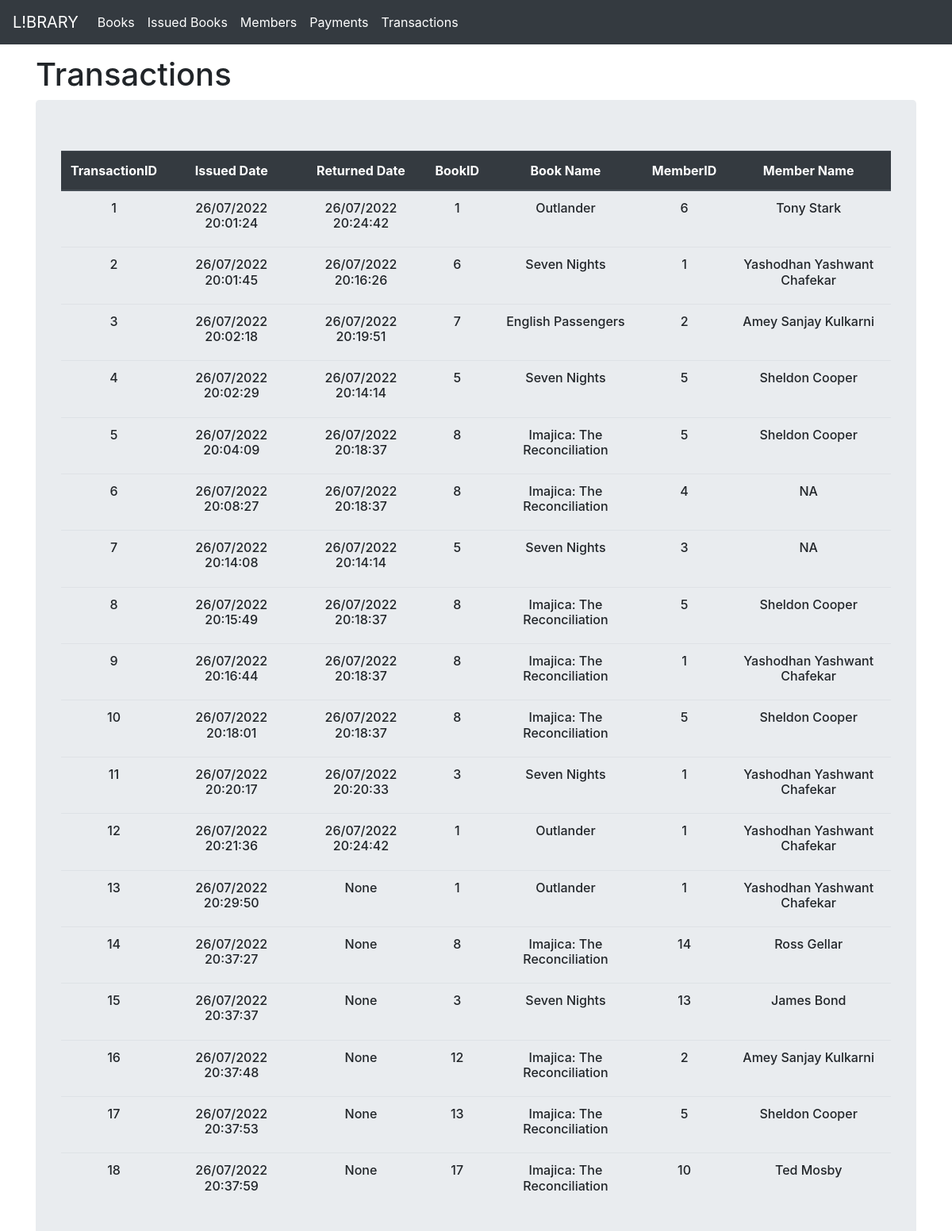
The app's page /trasaction with its own data.
### Library/models.py (models this page shows)
class Trasaction(db.Model):
    id = db.Column(db.Integer, primary_key=True)
    book_id = db.Column(db.Integer, db.ForeignKey('book.id'),
        nullable=False)
    book = db.relationship('Book')
    member_id = db.Column(db.Integer, db.ForeignKey('member.id'),
        nullable=False)
    member = db.relationship('Member')
    returned = db.Column(db.Boolean, default=False )
    returned_date = db.Column(db.DateTime(timezone=True))
    isuued_date = db.Column(db.DateTime(timezone=True), default=func.now())

class Book(db.Model):
    id = db.Column(db.Integer, primary_key=True)
    name = db.Column(db.String(100))
    isbn = db.Column(db.String(20))
    author = db.Column(db.String(100))
    publisher = db.Column(db.String(100))
    issued = db.Column(db.Boolean, default=False )

class Member(db.Model):
    id = db.Column(db.Integer, primary_key=True)
    fullname = db.Column(db.String(100))
    email = db.Column(db.String(100))
    phone = db.Column(db.String(13))
    debt = db.Column(db.Integer)
    has_book = db.Column(db.Boolean, default=False )

### Library/books.py (the view)
@books.route('/trasaction', methods=['GET','POST'])
def trasaction():
    transaction = Trasaction.query.all()
    data = transaction
    members=[]
    books=[]
    for j in transaction:
        book = Book.query.get(j.book_id)
        if book:
            books.append(book.name)
        else:
            books.append('NA')
    for i in transaction:
        member = Member.query.get(i.member_id)
        if member:
            members.append(member.fullname)
        else:
            members.append('NA')
    data = (data,members,books)
    return render_template('trasaction.html', data=data)

### Library/templates/trasaction.html (shortened to what this page needs)
{% extends 'base.html' %}
{% block body %}
<div style="text-align:center; display: flex; flex-direction: row; align-items:center">
    <div style="flex:16; text-align:left ">
        <h1>Transactions</h1>
    </div>
</div>
<div class="container-fluid jumbotron" style="text-align:center ;">
    <table class="table">
        <thead class="thead-dark">
            <th>TransactionID</th>
            <th>Issued Date</th>
            <th>Returned Date</th>
            <th>BookID</th>
            <th>Book Name</th>
            <th>MemberID</th>
            <th>Member Name</th>
        </thead>
        {% for i in data[0] %}
        <tr>
            <td><h6>{{i.id}}</h6></td>
            <td><h6>{{i.isuued_date.strftime("%d/%m/%Y %H:%M:%S")}}</h6></td>
            {% if i.returned_date %}
            <td><h6>{{i.returned_date.strftime("%d/%m/%Y %H:%M:%S")}}</h6></td>
            {% else %}
            <td><h6>{{i.returned_date}}</h6></td>
            {% endif %}
            <td><h6>{{i.book_id}}</h6></td>
            <td><h6>{{ data[2][loop.index-1]}}</h6></td>
            <td><h6>{{i.member_id}}</h6></td>
            <td><h6>{{ data[1][loop.index-1] }}</h6></td>
        </tr>
        {% endfor %}
    </table>
</div>
{% endblock %}

### records on screen
Trasaction: id "1", isuued_date "26/07/2022 20:01:24", returned_date "26/07/2022 20:24:42", book_id "1", member_id "6"
Book: name "Outlander"
Member: fullname "Tony Stark"
Trasaction: id "2", isuued_date "26/07/2022 20:01:45", returned_date "26/07/2022 20:16:26", book_id "6", member_id "1"
Book: name "Seven Nights"
Member: fullname "Yashodhan Yashwant Chafekar"
Trasaction: id "3", isuued_date "26/07/2022 20:02:18", returned_date "26/07/2022 20:19:51", book_id "7", member_id "2"
Book: name "English Passengers"
Member: fullname "Amey Sanjay Kulkarni"
Trasaction: id "4", isuued_date "26/07/2022 20:02:29", returned_date "26/07/2022 20:14:14", book_id "5", member_id "5"
Book: name "Seven Nights"
Member: fullname "Sheldon Cooper"
Trasaction: id "5", isuued_date "26/07/2022 20:04:09", returned_date "26/07/2022 20:18:37", book_id "8", member_id "5"
Book: name "Imajica: The Reconciliation"
Trasaction: id "6", isuued_date "26/07/2022 20:08:27", returned_date "26/07/2022 20:18:37", book_id "8", member_id "4", data "NA"
Trasaction: id "7", isuued_date "26/07/2022 20:14:08", returned_date "26/07/2022 20:14:14", book_id "5", member_id "3", data "NA"
Trasaction: id "8", isuued_date "26/07/2022 20:15:49", returned_date "26/07/2022 20:18:37", book_id "8", member_id "5"
Trasaction: id "9", isuued_date "26/07/2022 20:16:44", returned_date "26/07/2022 20:18:37", book_id "8", member_id "1"
Trasaction: id "10", isuued_date "26/07/2022 20:18:01", returned_date "26/07/2022 20:18:37", book_id "8", member_id "5"
Trasaction: id "11", isuued_date "26/07/2022 20:20:17", returned_date "26/07/2022 20:20:33", book_id "3", member_id "1"
Book: name "Seven Nights"
Trasaction: id "12", isuued_date "26/07/2022 20:21:36", returned_date "26/07/2022 20:24:42", book_id "1", member_id "1"
Trasaction: id "13", isuued_date "26/07/2022 20:29:50", returned_date "None", book_id "1", member_id "1"
Trasaction: id "14", isuued_date "26/07/2022 20:37:27", returned_date "None", book_id "8", member_id "14"
Member: fullname "Ross Gellar"
Trasaction: id "15", isuued_date "26/07/2022 20:37:37", returned_date "None", book_id "3", member_id "13"
Member: fullname "James Bond"
Trasaction: id "16", isuued_date "26/07/2022 20:37:48", returned_date "None", book_id "12", member_id "2"
Book: name "Imajica: The Reconciliation"
Trasaction: id "17", isuued_date "26/07/2022 20:37:53", returned_date "None", book_id "13", member_id "5"
Book: name "Imajica: The Reconciliation"
Trasaction: id "18", isuued_date "26/07/2022 20:37:59", returned_date "None", book_id "17", member_id "10"
Book: name "Imajica: The Reconciliation"
Member: fullname "Ted Mosby"
